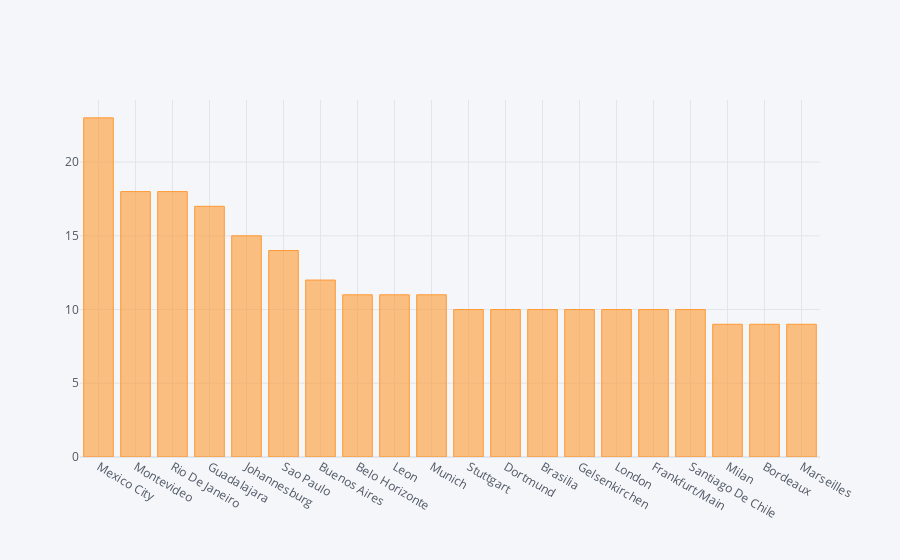

This figure's notebook cell:
### Code cell
matches['City'].value_counts()[:20].iplot(kind = 'bar')

### Figure 1 — Plotly figure (JSON) as saved in the notebook; plotly's stock layout.template omitted (floating-point values rounded to 4 significant figures)
{"data": [{"marker": {"color": "rgba(255, 153, 51, 0.6)", "line": {"color": "rgba(255, 153, 51, 1.0)", "width": 1}}, "name": "City", "orientation": "v", "text": "", "type": "bar", "x": ["Mexico City ", "Montevideo ", "Rio De Janeiro ", "Guadalajara ", "Johannesburg ", "Sao Paulo ", "Buenos Aires ", "Belo Horizonte ", "Leon ", "Munich ", "Stuttgart ", "Dortmund ", "Brasilia ", "Gelsenkirchen ", "London ", "Frankfurt/Main ", "Santiago De Chile ", "Milan ", "Bordeaux ", "Marseilles "], "y": [23, 18, 18, 17, 15, 14, 12, 11, 11, 11, 10, 10, 10, 10, 10, 10, 10, 9, 9, 9]}], "layout": {"legend": {"bgcolor": "#F5F6F9", "font": {"color": "#4D5663"}}, "paper_bgcolor": "#F5F6F9", "plot_bgcolor": "#F5F6F9", "title": {"font": {"color": "#4D5663"}}, "xaxis": {"gridcolor": "#E1E5ED", "showgrid": true, "tickfont": {"color": "#4D5663"}, "title": {"font": {"color": "#4D5663"}, "text": ""}, "zerolinecolor": "#E1E5ED"}, "yaxis": {"gridcolor": "#E1E5ED", "showgrid": true, "tickfont": {"color": "#4D5663"}, "title": {"font": {"color": "#4D5663"}, "text": ""}, "zerolinecolor": "#E1E5ED"}}}
